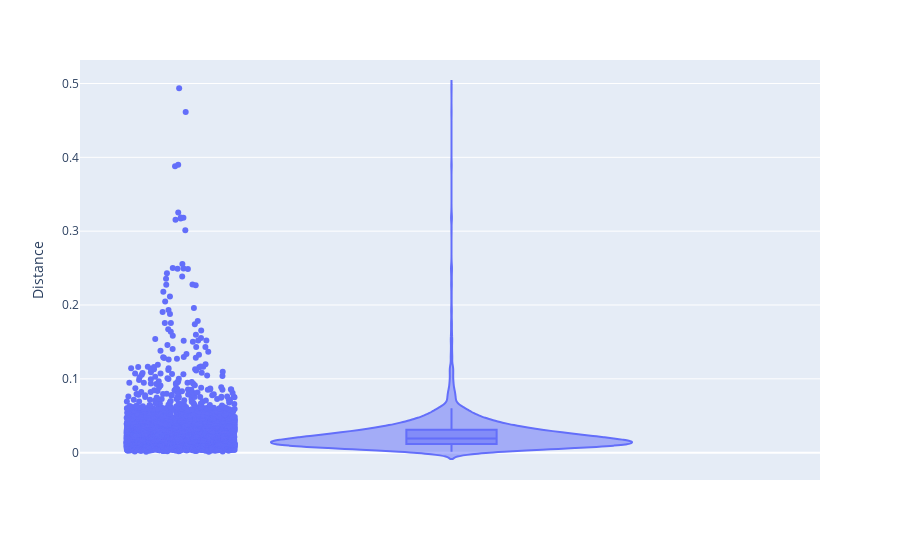
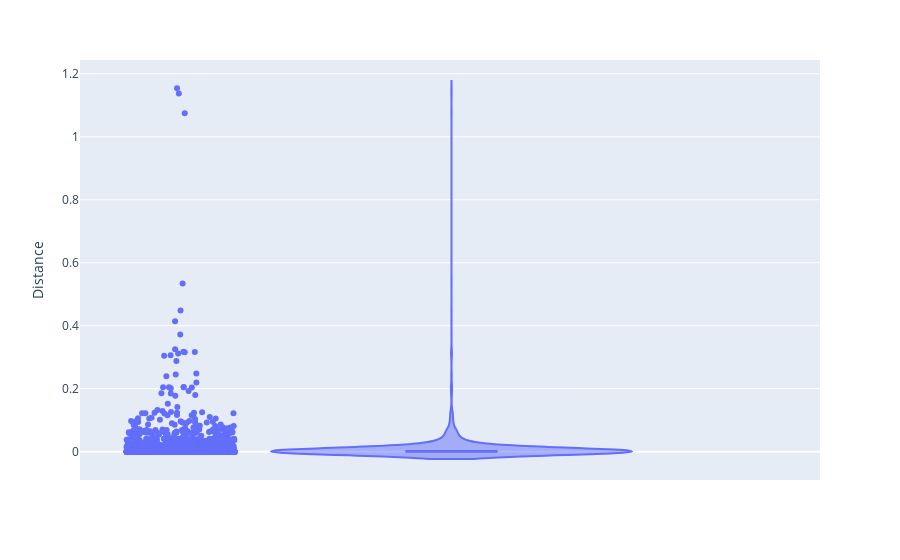

Source (notebook cell) for these figures, in order:
### Code cell
distances_array = calculate_distances_from_samples(current_samples, current_loopless, current_model)
violin_plot_samples_distances(distances_array)

distances_array = calculate_distances_from_reactions(current_samples, current_loopless, current_model)
violin_plot_samples_distances(distances_array)

### Figure 1 — Plotly figure (JSON) as saved in the notebook; plotly's stock layout.template omitted (floating-point values rounded to 4 significant figures; data arrays with more than 128 entries replaced by an {"elided": "..."} marker saying what was removed)
{"data": [{"alignmentgroup": "True", "box": {"visible": true}, "hovertemplate": "Distance=%{y}<extra></extra>", "legendgroup": "", "marker": {"color": "#636efa"}, "name": "", "offsetgroup": "", "orientation": "v", "points": "all", "scalegroup": "True", "showlegend": false, "type": "violin", "x0": " ", "xaxis": "x", "y": {"elided": "5001 float values"}, "y0": " ", "yaxis": "y"}], "layout": {"legend": {"tracegroupgap": 0}, "margin": {"t": 60}, "violinmode": "group", "xaxis": {"anchor": "y", "domain": [0, 1]}, "yaxis": {"anchor": "x", "domain": [0, 1], "title": {"text": "Distance"}}}}

### Figure 2 — Plotly figure (JSON) as saved in the notebook; plotly's stock layout.template omitted (floating-point values rounded to 4 significant figures; data arrays with more than 128 entries replaced by an {"elided": "..."} marker saying what was removed)
{"data": [{"alignmentgroup": "True", "box": {"visible": true}, "hovertemplate": "Distance=%{y}<extra></extra>", "legendgroup": "", "marker": {"color": "#636efa"}, "name": "", "offsetgroup": "", "orientation": "v", "points": "all", "scalegroup": "True", "showlegend": false, "type": "violin", "x0": " ", "xaxis": "x", "y": {"elided": "2945 float values"}, "y0": " ", "yaxis": "y"}], "layout": {"legend": {"tracegroupgap": 0}, "margin": {"t": 60}, "violinmode": "group", "xaxis": {"anchor": "y", "domain": [0, 1]}, "yaxis": {"anchor": "x", "domain": [0, 1], "title": {"text": "Distance"}}}}
